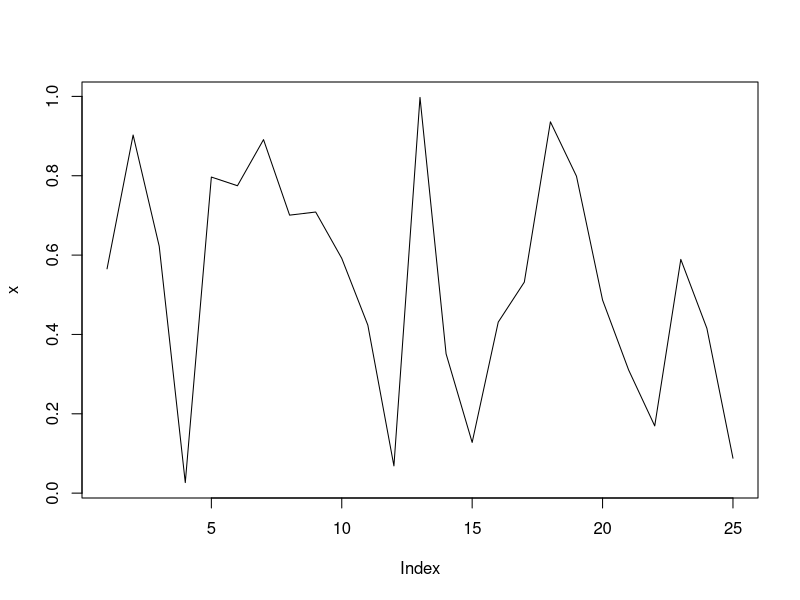
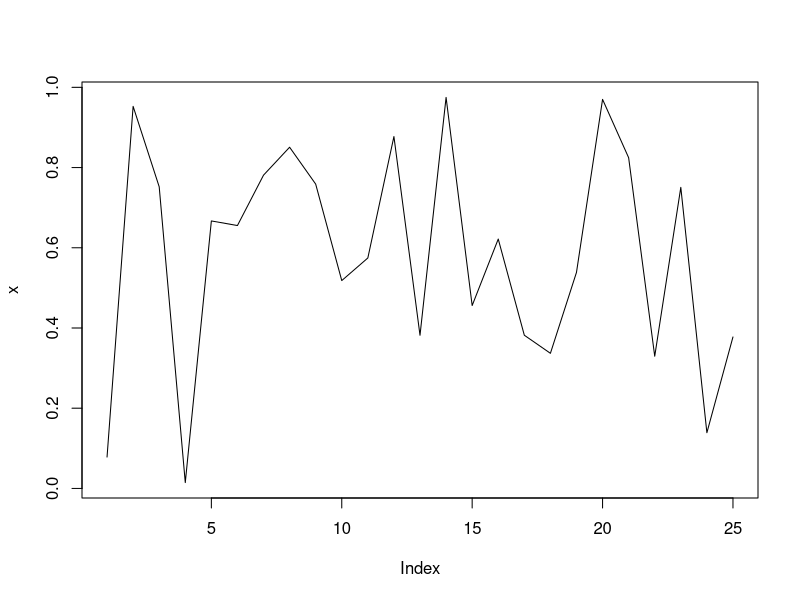
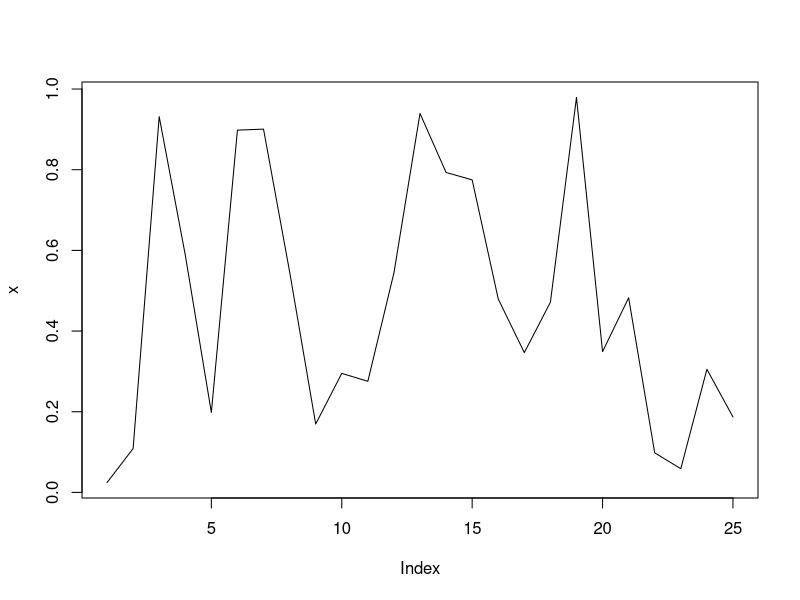
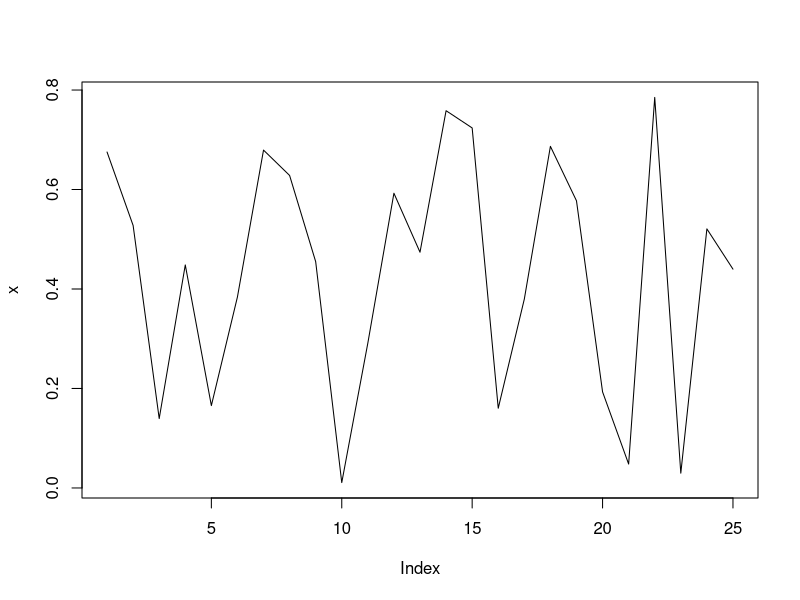
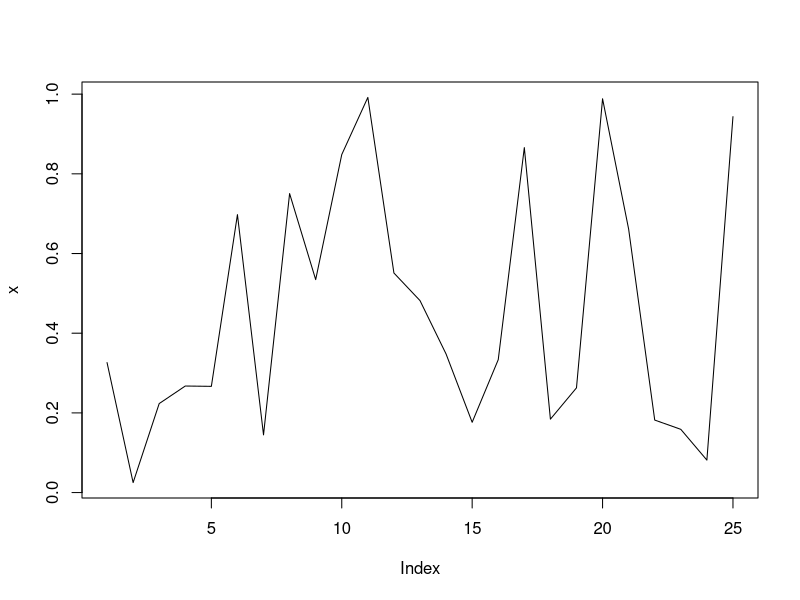
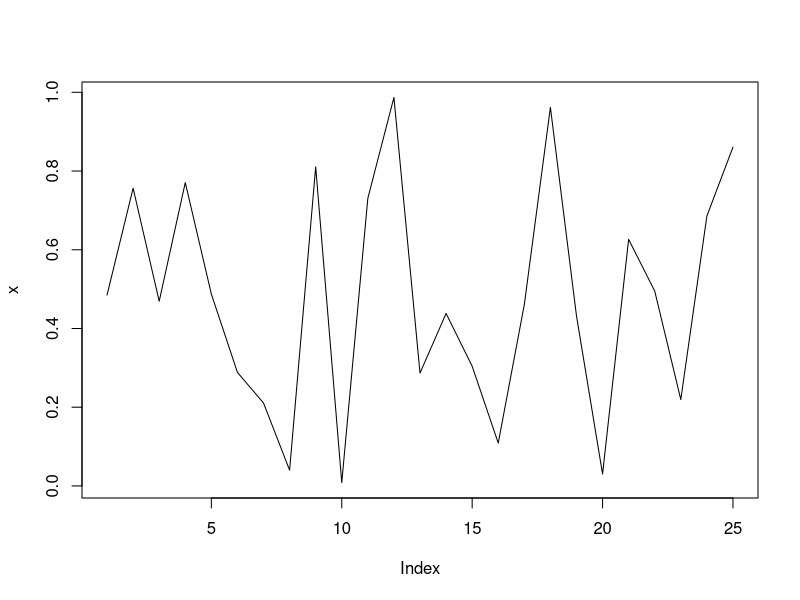
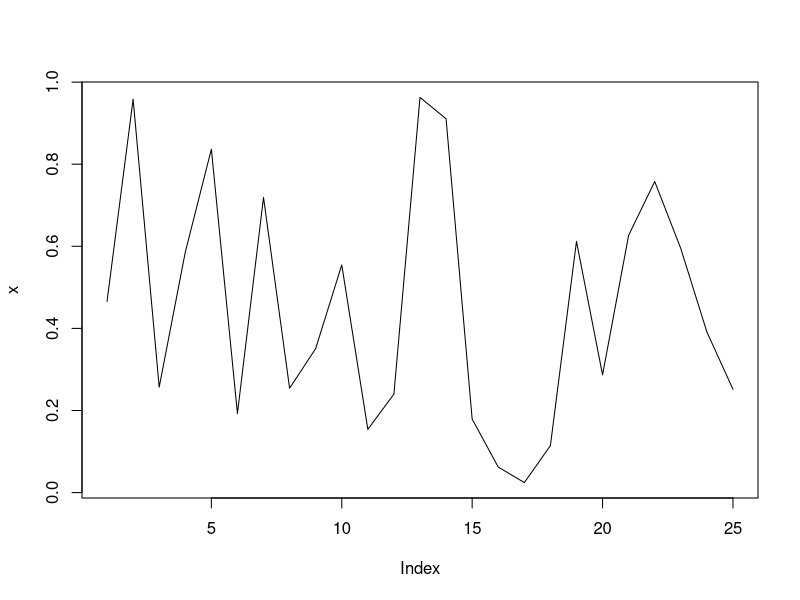
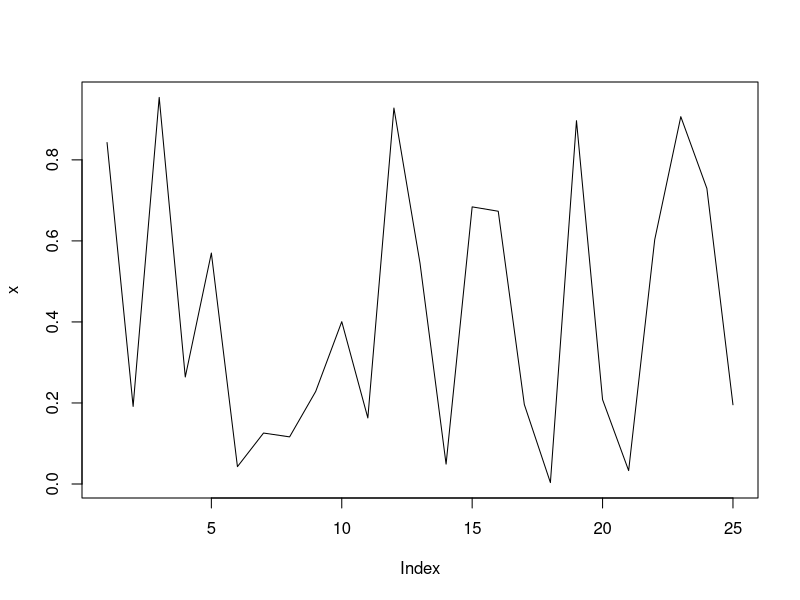

Write the R code that produced these figures, in order. (Note: this script raises an error after producing the figures.)
## ---- chunk 1
knitr::opts_chunk$set(echo = TRUE)
## ---- chunk 2
i = 1
(2^i)^20
## ---- chunk 3
n = 4
(2*n+1)^13
## ---- chunk 4
i = 0:1
resultado1 = (2^i)^20
n = 0:4
resultado2 = (2*n+1)^13
interseccion = intersect(resultado1, resultado2)
interseccion
## ---- chunk 5
t = 1
(sin(2*pi*t))^5
## ---- chunk 6
runif(10)
## ---- chunk 7
c("A","B","C","D","E","F","G","H","I","J","K","L","M","N","Ñ","O")

## ---- chunk 8
x1 <- c("1","2",2+3i,5+41)
x2 <- log(c(T,T,T,T,F))
x3 <- !(c(1,3,4,12,12.1,99,100))
x4 <- c(1,2,3)<"a"
x5 <- 1:10
## ---- chunk 9
cat("x1 es de tipo:", typeof(x1), "\n")
cat("x2 es de tipo:", typeof(x2), "\n")
cat("x3 es de tipo:", typeof(x3), "\n")
cat("x4 es de tipo:", typeof(x4), "\n")
cat("x5 es de tipo:", typeof(x5), "\n")
## ---- chunk 10
columna1 = c("v", "e","i")
columna2 = c("a", "b","c")
matriz1 = matrix(c(columna1, columna2), nrow = 2, ncol = 3)
matriz1

## ---- chunk 11
matriz_a <- matrix(rep("a", 16), nrow = 4, ncol = 4)
matriz_a
## ---- chunk 12
columna1 = c("a","o","u","d","z")
columna2 = c("f","ñ","h","i","j")
columna3 = c("p","l","h","e","x")
columna4 = c("o","k","q","r","s")
columna5 = c("r","ñ","v","w","o")
matriz1 =matrix(c(columna1, columna2, columna3, columna4, columna5), nrow = 5, ncol =5)
matriz1
## ---- chunk 13
columna1 = c("a","b")
columna2 = c("c","d")
matriz1 =matrix(c(columna1,columna2), nrow = 2, ncol= 2)
matriz1
## ---- chunk 14
x <- list(1,"a",2+3i,T,F,1L)
dim(x) <- c(2,3)
## ---- chunk 15
if (!file.exists("TAREAXD")) {
  dir.create("TAREAXD")
} #Crear la carpeta "TAREAXD" si no existe

setwd("TAREAXD") #Establecer el directorio de trabajo en la carpeta "TAREAXD"


for(i in 1:40){
  x <- runif(25)
write(x,paste("Archivo",i,".txt", sep=""))
pdf(paste("Archivo",i,".pdf", sep=""))
plot(x,type ="l")
dev.off()
}
  
